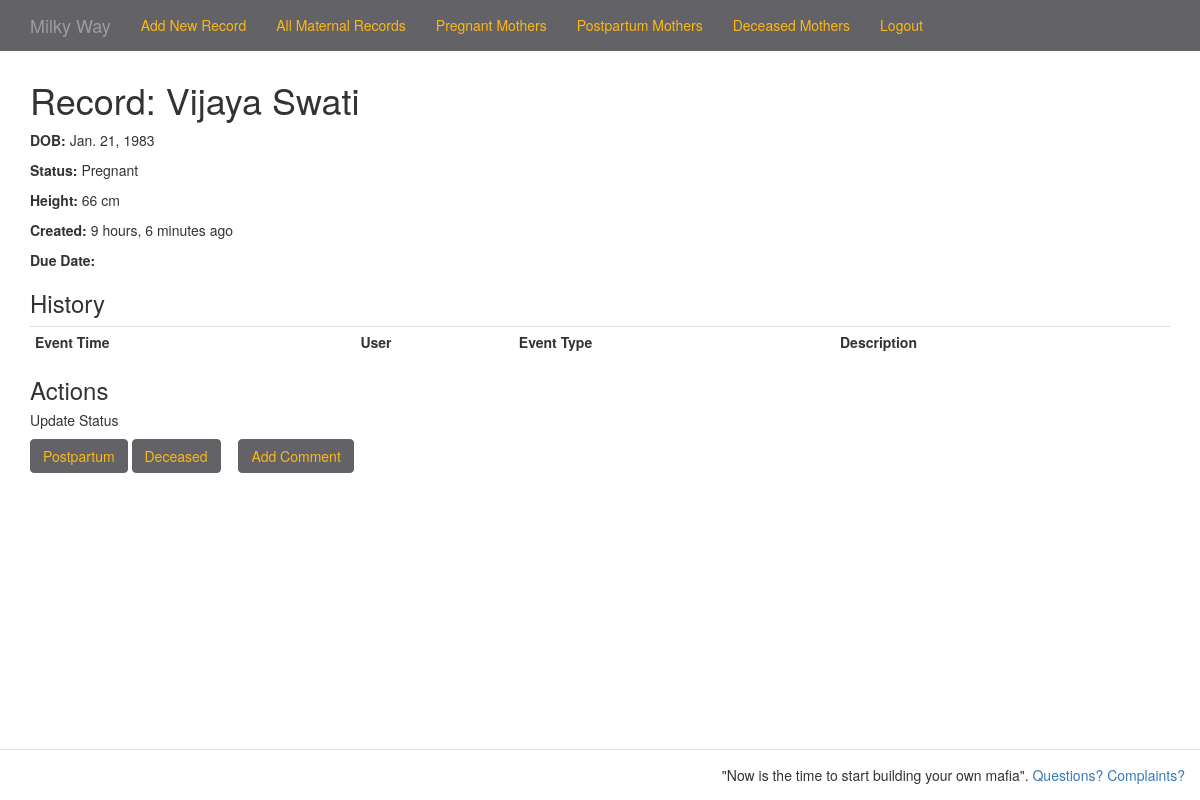
The app's page /mothers/manage/1/ (signed in) with its own data.
### betterbirthapp/models.py (models this page shows, shortened)
class Mother(models.Model):
	created_at = models.DateTimeField(auto_now_add=True)
	first_name = models.CharField(max_length=200)
	last_name = models.CharField(max_length=200)
	status = models.CharField(max_length=2, choices=MOTHER_STATUS_CHOICES)
	date_of_birth = models.DateField(null=True, blank=True)
	height = models.IntegerField(max_length=3, null=True, blank=True)
	picture = models.FileField(upload_to='/images/', null=True, blank=True)
	def full_name(self):
		return '%s %s' % (self.first_name, self.last_name)

### betterbirthapp/views.py (the view)
class MotherDetailView(DetailView):
    pk_url_kwarg = 'id'
    model = Mother
    def get_context_data(self, **kwargs):
        context = super(MotherDetailView, self).get_context_data(**kwargs)
        context['now'] = timezone.now()
	babies = Baby.objects.filter(mother__id=self.kwargs['id'])
	context['babies'] = babies
        events = EventLog.objects.filter(mother=self.kwargs['id']).order_by('created_at')
        context['events'] = events
        transitions_map = {
            'P': ('PP', 'DC'),
            'PP': ('DC',),
            'DC': (),
        }
	transitions_abbr = transitions_map[Mother.objects.filter(id=self.kwargs['id']).first().status]
        logging.debug(transitions_abbr)
        transitions = [(abbr, dict(MOTHER_STATUS_CHOICES)[abbr]) for abbr in transitions_abbr]
        context['transitions'] = transitions
	return context
    @method_decorator(login_required)
    def dispatch(self, *args, **kwargs):
        return super(MotherDetailView, self).dispatch(*args, **kwargs)

### templates/mother_manage.html (shortened to what this page needs)
{% extends "base.html" %}
{% block page_title %}Record: {{ object.full_name }}{% endblock page_title %}
{% block content %}
	<p><b>DOB:</b> {{ object.date_of_birth }}</p>
	<p><b>Status:</b> {{ object.get_status_display }}</p>
	<p><b>Height:</b> {{ object.height }} cm</p>
	<p><b>Created:</b> <span title="{{ object.created_at|date:"Y-m-d H:i:s" }}">{{ object.created_at|timesince:now }} ago</span></p>
	<p><b>Due Date:</b> {{ object.babies.due_date }} </p>
	<h3>History</h3>
		<table class="table table-condensed">
			<tr><th>Event Time</th><th>User</th><th>Event Type</th><th>Description</th></tr>
		</table>
	<h3>Actions</h3>
	<h5>Update Status</h5>
		{% for abbr, desc in transitions %}
    			<button class="btn btn-primary actionbtn" data-header-label="Update Status: {{ desc }}" data-action="{{ abbr }}" data-id="{{ object.id }}">{{ desc }}</button>
		{% endfor %}
		<button id="comment" class="btn btn-primary actionbtn" data-header-label="Add Note" data-action="N" data-id="{{ object.id }}">Add Comment</button>
{% endblock %}

### templates/base.html (style rules this page uses)
body { padding-top: 60px; }

### records on screen
Mother: full_name "Vijaya Swati", date_of_birth "Jan. 21, 1983", status "Pregnant", height "66", created_at "9 hours, 6 minutes"

### other values on screen
{{ desc }} "Postpartum" "Deceased"
